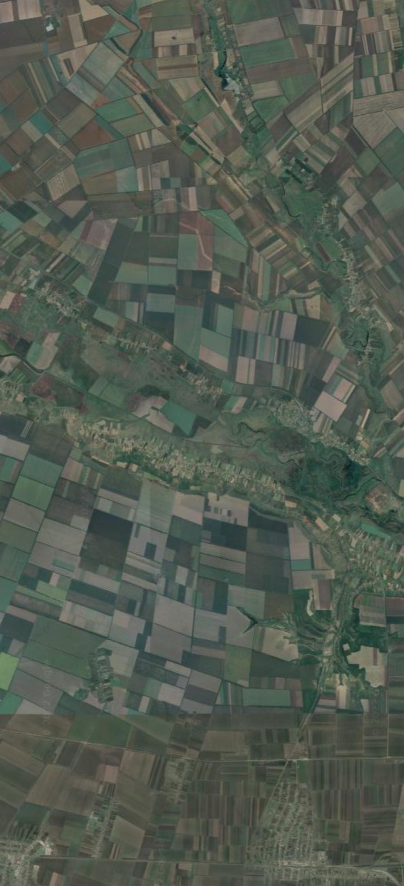
#> input picture Melitopol.jpg, 807 x 1771 px (shown at 1/2 size)
$ python test_rot3.py
#> lines starting #> are read from the running program, lines starting #| are printed output that depends on the picture; after the words box and inside, x2 and y2 are one past the last pixel; in counts of white or black regions, pixels touching at a corner belong together
import cv2
import numpy as np
import random
import math

N = 128 # x
M = N
step = 32
M2 = int(M/2)
N2 = int(N/2)
mask2 = np.zeros((N,N,3),np.uint8)
img1 =  cv2.imread("Melitopol.jpg")
#> img1 is the input picture: shape (1771, 807, 3); mean B, G, R 81, 91.5, 83.3
img1_0 = img1.copy()
imgheight=img1.shape[0]
#> imgheight = 1771
imgwidth=img1.shape[1]
#> imgwidth = 807
limit = [imgwidth,imgheight]
#> limit = [807, 1771]

route = np.array([[100,100],[360,250],[400,320],[360,400],[300,460],[294,524],[330,580],[418,622],[470,720],[530,800],[600,900],[660,970],[710,1030],[730,1100],[710,1212],[680,1260],[600,1300],[525,1360],[532,1430],[570,1460],[580,1520],[550,1600],[464,1640]])

def rotateImage(image, angle):
    row, col = image.shape[:2]
    center=tuple(np.array([row,col])/2.0)
    rot_mat = cv2.getRotationMatrix2D(center,np.degrees(angle)+90,1.0)
    new_image = cv2.warpAffine(image, rot_mat, (col,row))
    return new_image

def rotate(loc, angle, rec, limit):
    sinA = np.sin(angle)
    cosA = np.cos(angle)
    res = np.empty((len(rec), 2), dtype=int)
    tr = True
    for i, (resi, reci) in enumerate(zip(res, rec)):
        resi[0] = loc[0] + cosA * reci[0] - sinA * reci[1]
        resi[1] = loc[1] + sinA * reci[0] + cosA * reci[1]
        if resi[0]<0 or resi[1]<0 or resi[0]>limit[0] or resi[0]>limit[1]:
            tr = False
            break
    return tr, res

def cam_virt(loc, loc1, arrow=False, draw=True):
    out = []
    locs = []
    l = loc1-loc
    angle = - math.atan2(l[0],l[1])
    steps = math.floor(math.hypot(l[0], l[1])/step) - 1
    #print('angle', math.degrees(angle), steps, type(steps))

    rec = [[-M2,-N2],[M2,-N2],[M2,N2],[-M2,N2]]
    tr, __xy2 = rotate(loc, angle, rec, limit)
    # rotate the image to North
    if tr:
        x, y, w, h = cv2.boundingRect(__xy2)
        #cv2.rectangle(img1, [x, y], [x+w, y+h], (255, 0, 255), 2)
        #print("_x2", __xy2, __xy2[:, 1] )
        if arrow: cv2.circle(img1, __xy2[0], 10, (0,200,200), -1)
        img2 = img1_0[y:y+h, x:x+w].copy()
        try:
            img2 = rotateImage(img2, angle)
            # cut empty pixels
            center = (np.array(img2.shape[:2])/2).astype(int)
            x_min = max(center[0]-int(M/2), 0)
            y_min = max(center[1]-int(N/2), 0)
            img2 = img2[y_min:y_min+M, x_min:x_min+N]
            img2 = cv2.resize(img2, (N,M))
            out.append(img2)
            if draw:
                cv2.polylines(img1, [__xy2], True, (255, 255, 255), 2)
                cv2.putText(img1, f"{i}", loc, cv2.FONT_HERSHEY_SIMPLEX, 1, (0, 0, 255), 2, cv2.LINE_AA)
            # draw arrow for checking orientation

        except: print("error")
    else:
        out.append(mask2)
        print("Out if image size. Loc:", loc)
    return True, out

#tr, img2 = cam_virt(img1, N, M, route[0], True)
cv2.polylines(img1, [route], False, (255,0,0), 2)
#> img1: shape (1771, 807, 3); 0.42% of pixels changed, all inside (x1, y1, x2, y2) = (99, 99, 732, 1642)
route_imgs = []
for i in range(len(route)-1):
    cv2.circle(img1, route[i], 10, (0,200,0), -1)
    tr, img2 = cam_virt(route[i], route[i+1], True)
    if tr: route_imgs += img2
    else: print("Error generate virt camera image")
#> this loop made 22 passes
#> pass 1, in rotateImage, `new_image = cv2.warpAffine(image, rot_mat, (col,row))`:
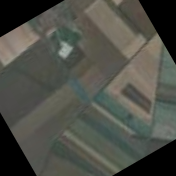
#> new_image: shape (176, 176, 3); mean B, G, R 71.8, 79.4, 78.1
#> pass 1, in cam_virt, `img2 = img2[y_min:y_min+M, x_min:x_min+N]`:
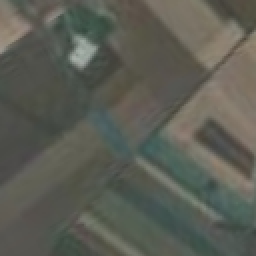
#> img2: shape (128, 128, 3) (shown 2 times larger); mean B, G, R 84.4, 93.4, 91.7
#> pass 2, in cam_virt (call 2), `img2 = img1_0[y:y+h, x:x+w].copy()`:
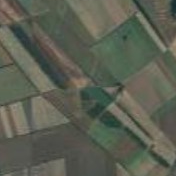
#> img2: shape (176, 176, 3); mean B, G, R 82.3, 95.4, 91.8
#> after the loop:
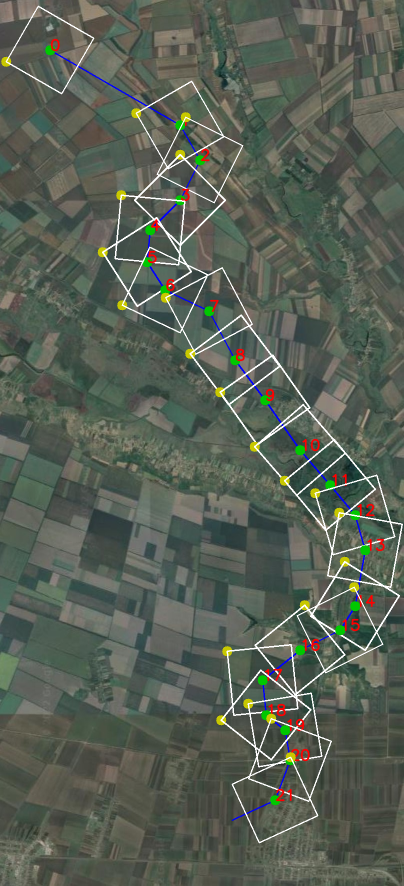
#> img1: shape (1771, 807, 3) (shown at 1/2 size); mean B, G, R 84.4, 95.5, 87.7
if route_imgs:
    img1 = cv2.resize(img1,(int(imgwidth/2),int(imgheight/2)))
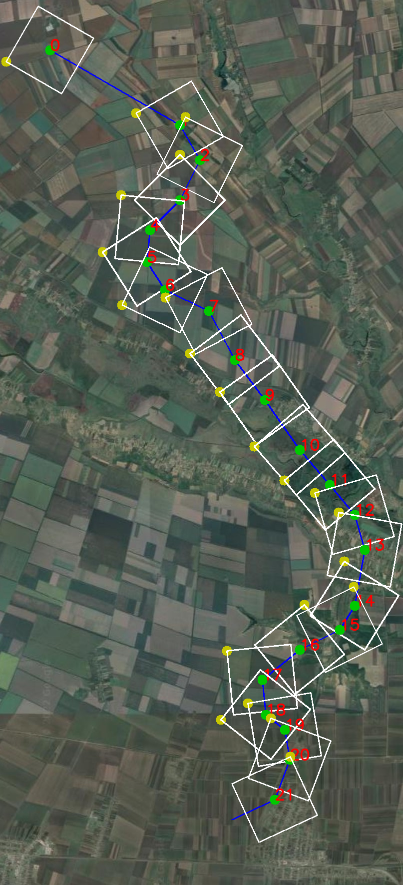
#> img1: shape (885, 403, 3); mean B, G, R 84.3, 95.4, 87.6
    rows = math.floor(int(imgheight/2)/N)
#> rows = 6
    columns = math.ceil(len(route_imgs)/rows)
#> columns = 4
    img2_big = np.zeros((int(imgheight/2), N*columns, 3), np.uint8)
    col = 0
    row = 0
    for i, img in enumerate(route_imgs):
        #print("shape", i, row, col, img.shape, row*M,row*M+M, N*col,N*col+N, img2_big.shape)
        img2_big[row*M:row*M+M, N*col:N*col+N] = img
        #img2_big[row*N:row*N+N, M*col:M*col+M] = img
        cv2.putText(img2_big, f"{i}", (N*col+4,row*M+14), cv2.FONT_HERSHEY_SIMPLEX, 0.4, (0, 0, 255), 1, cv2.LINE_AA)
        row += 1
        if row == rows:
            col += 1
            row = 0
#> this loop made 22 passes
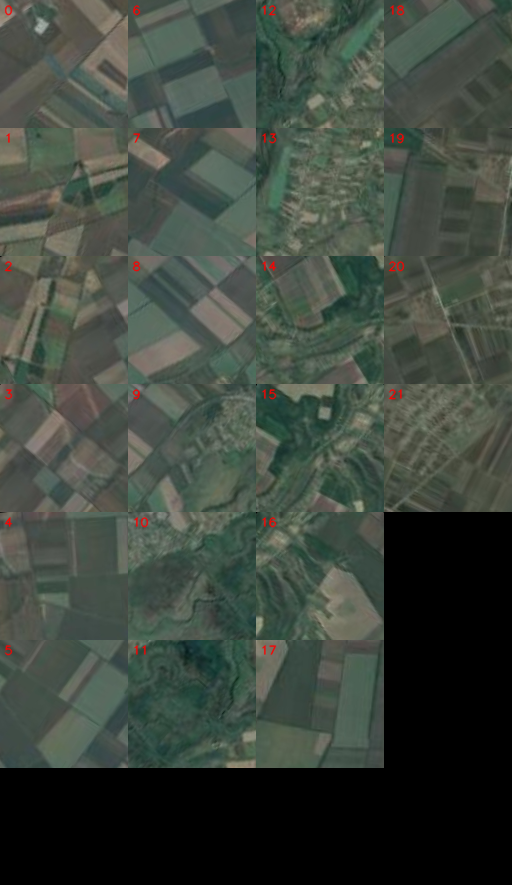
#> img2_big: shape (885, 512, 3); mean of channels 0, 1, 2 61.6, 70.2, 61.9; drawn as B, G, R
#> after the loop, col = 3; row = 4
    img_sep = np.zeros((int(imgheight/2), 10, 3), np.uint8)
    Hori = np.concatenate((img_sep, img1, img_sep, img2_big, img_sep), axis=1)
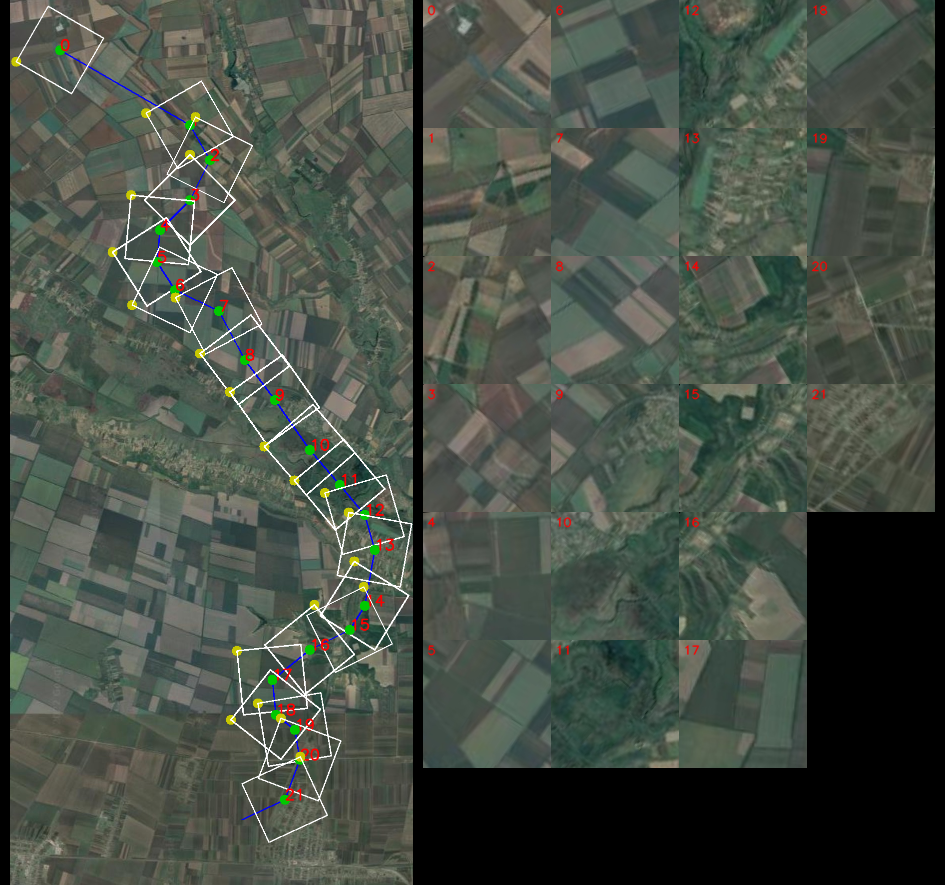
#> Hori: shape (885, 945, 3); mean B, G, R 69.3, 78.7, 70.9
    cv2.imshow('sample', Hori)
    cv2.moveWindow('sample', 30, 30)
    cv2.waitKey(0) # waits until a key is pressed

cv2.destroyAllWindows() # destroys the window showing image

$ run again, with 50.65796820554269_30.392857254847865.jpg copied over Melitopol.jpg
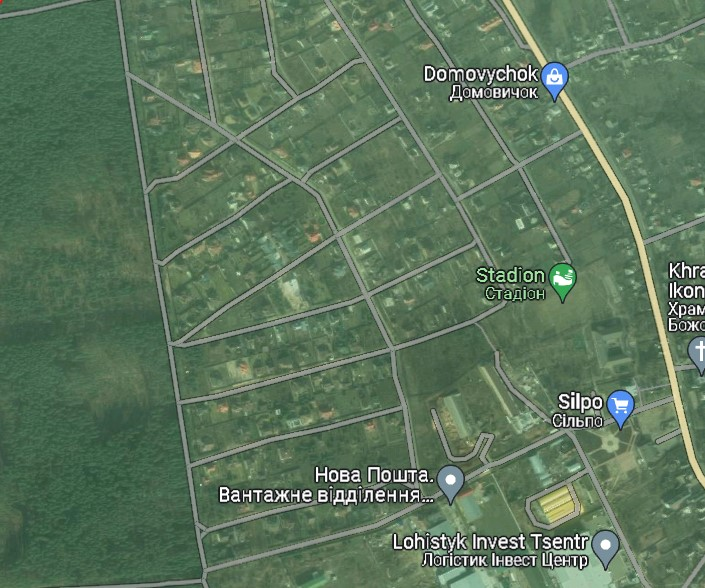
#> input picture 50.65796820554269_30.392857254847865.jpg, 705 x 588 px
#> img1 is the input picture: shape (588, 705, 3); mean B, G, R 92.1, 117.1, 92.2
#> columns = 11
#> the loop `for i, img in enumerate(route_imgs): #print("shape", i, row, col, img...` made 21 passes
#> after the loop `for i, img in enumerate(route_imgs):`:
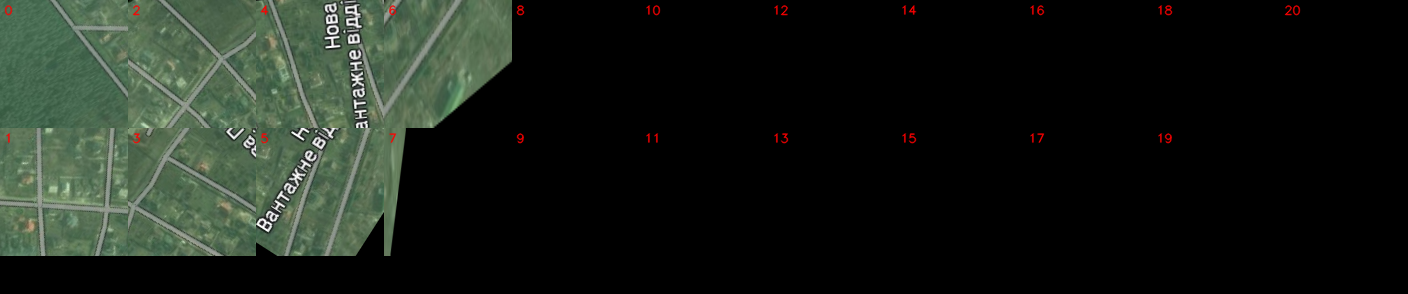
#> img2_big: shape (294, 1408, 3); mean of channels 0, 1, 2 24.3, 31, 25; drawn as B, G, R
#> after the loop `for i, img in enumerate(route_imgs):`: col = 10; row = 1
#> `Hori = np.concatenate((img_sep, img1, img_sep, img2_big, img_sep), axi..`:
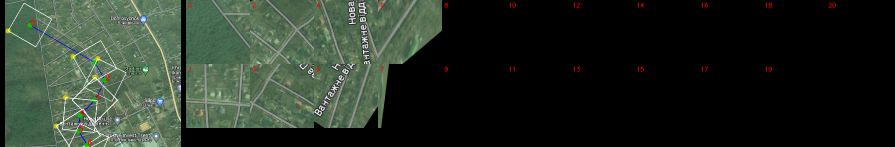
#> Hori: shape (294, 1790, 3) (shown at 1/2 size); mean B, G, R 37.8, 48, 38.5
